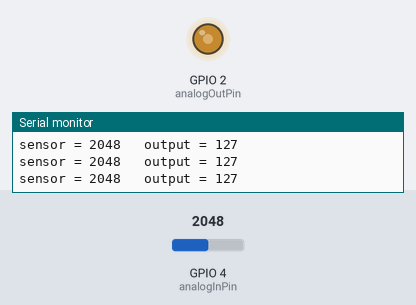
A program run on a simulated ESP32. Shown: output pins drawn as LEDs (lit = HIGH), the last lines printed to the serial monitor. Inputs (shaded band) come from the test bench; at power-on: GPIO 4 (analogInPin) = 2048.

Above: at 1.2 s.
1.3 s: GPIO 4 (analogInPin) set to 1654
At 1.7 s:
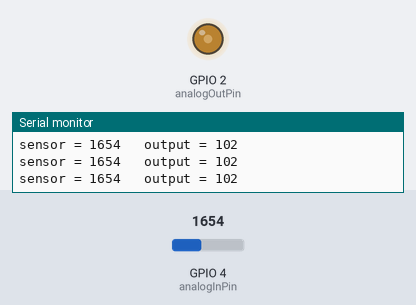
4.3 s: GPIO 4 (analogInPin) set to 1543
At 4.7 s:
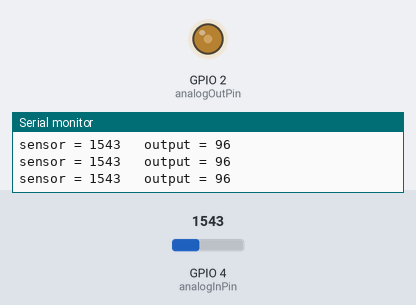
7.3 s: GPIO 4 (analogInPin) set to 1052
At 8.3 s:
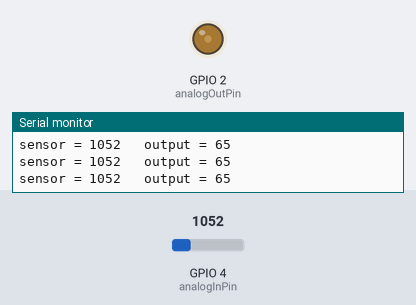
10.3 s: GPIO 4 (analogInPin) set to 950
At 10.6 s:
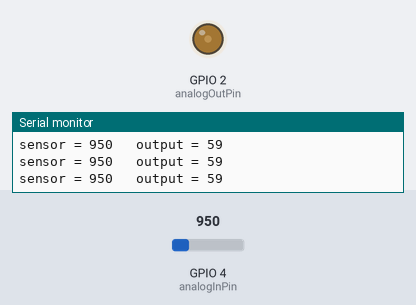
11.8 s: GPIO 4 (analogInPin) set to 2866
At 12.7 s:
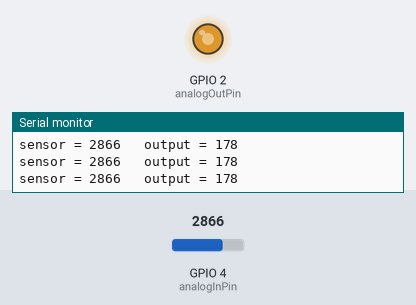
13.3 s: GPIO 4 (analogInPin) set to 0
At 13.9 s:
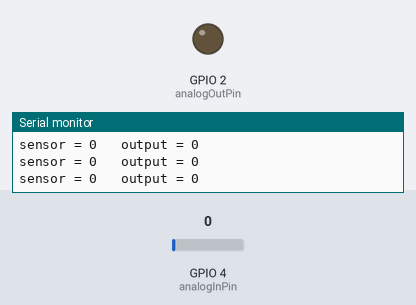
Timing chart, 0 to 15.8 s (numbered marks = the images above; inputs shaded):
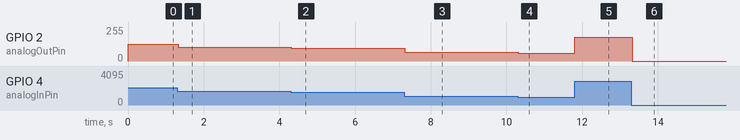

The program:

main.cpp
```cpp
#include <Arduino.h>

const int analogInPin = 4;  //  GPIO15
const int analogOutPin = 2; //  GPIO2

int sensorValue = 0;
int outputValue = 0;

void setup() {
  Serial.begin(9600);
}

void loop() {
  sensorValue = analogRead(analogInPin);
  outputValue = map(sensorValue, 0, 4095, 0, 255); // ADC de 12 bits
  analogWrite(analogOutPin, outputValue);

  Serial.print("sensor = ");
  Serial.print(sensorValue);
  Serial.print("\t output = ");
  Serial.println(outputValue);

  delay(2);
}
```

Measured:
- after the input at 1.3 s, GPIO 2 (analogOutPin): 127/255 → 102/255 at once
- after the input at 4.3 s, GPIO 2 (analogOutPin): 102/255 → 96/255 at once
- after the input at 7.3 s, GPIO 2 (analogOutPin): 96/255 → 65/255 at once
- after the input at 10.3 s, GPIO 2 (analogOutPin): 65/255 → 59/255 at once
- after the input at 11.8 s, GPIO 2 (analogOutPin): 59/255 → 178/255 at once
- after the input at 13.3 s, GPIO 2 (analogOutPin): 178/255 → 0/255 at once
